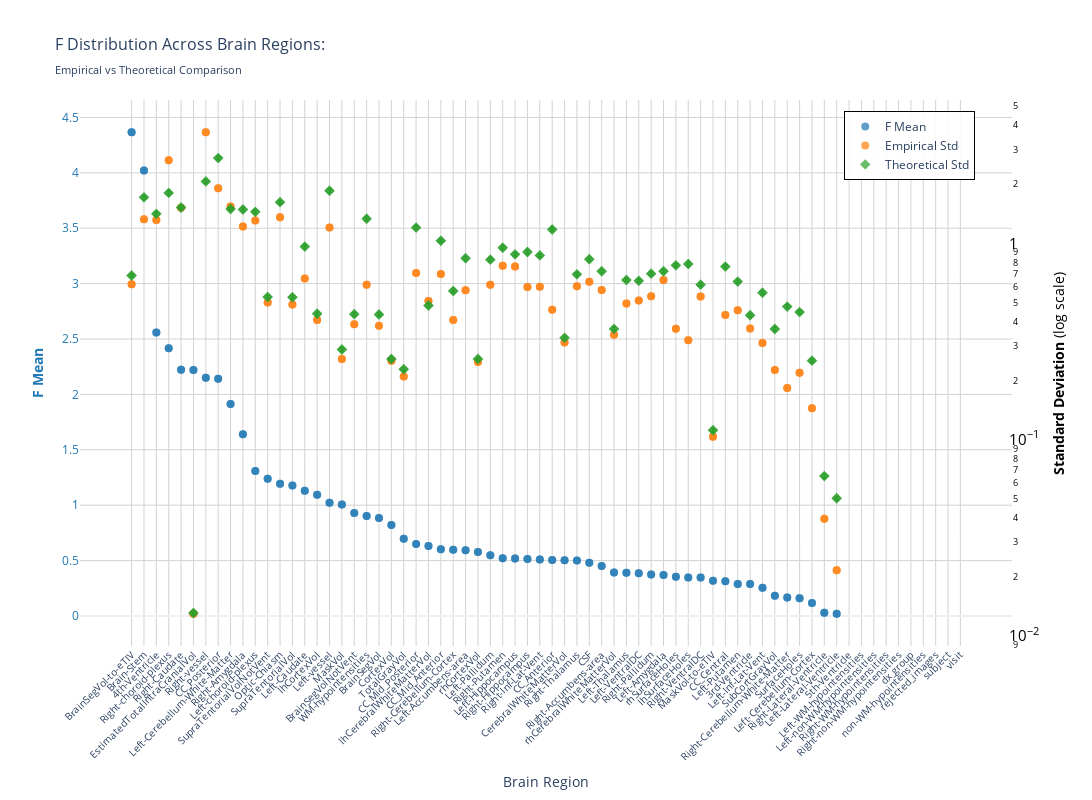
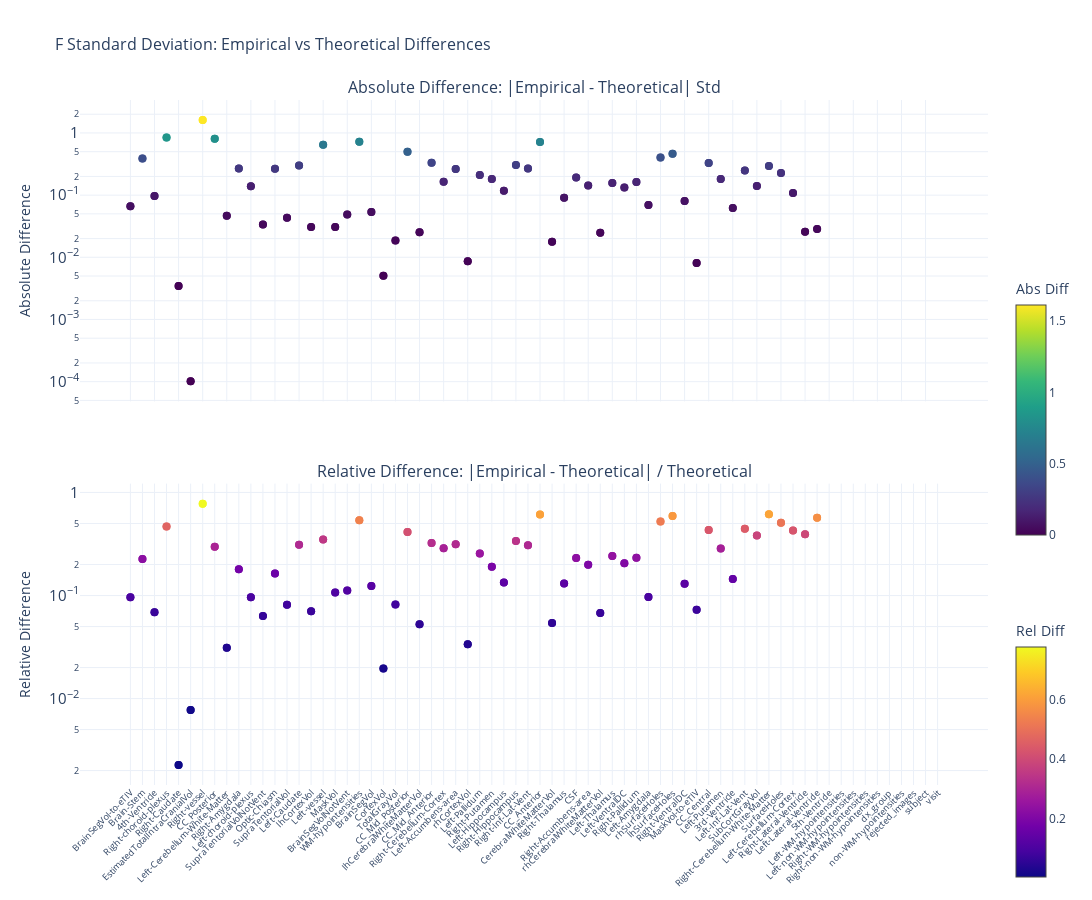

These figures' notebook cell, in order:
### Markdown cell above
### F-statistic

### Code cell
nu_nav = df_navr[(df_navr["study"] == "longitudinal") & (df_navr["group"] == "HC-PD")]
data_path = stats_dir / f"ancova_longitudinal_{METRIC}.parquet"
df, stats = get_test_stats(
    data_path, stat_functions_F, nu_nav, hemisphere=False, study="longitudinal"
)
show_figure(stats, hemisphere=False, stat_name="F", study="longitudinal", metric=METRIC)

### Figure 1 — Plotly figure (JSON) as saved in the notebook; plotly's stock layout.template omitted (floating-point values rounded to 4 significant figures; data arrays with more than 128 entries replaced by an {"elided": "..."} marker saying what was removed)
{"data": [{"hovertemplate": "<b>%{x}</b><br>Mean F: %{y:.2f}<br><extra></extra>", "marker": {"color": "#1f77b4", "opacity": 0.7, "size": 8}, "mode": "markers", "name": "F Mean", "type": "scatter", "x": {"elided": "132 str values"}, "y": {"elided": "132 float values"}, "yaxis": "y"}, {"hovertemplate": "<b>%{x}</b><br>Empirical Std: %{y:.3f}<br><extra></extra>", "marker": {"color": "#ff7f0e", "opacity": 0.7, "size": 8, "symbol": "circle"}, "mode": "markers", "name": "Empirical Std", "type": "scatter", "x": {"elided": "132 str values"}, "y": {"elided": "132 float values"}, "yaxis": "y2"}, {"error_y": {"array": {"elided": "132 float values"}, "arrayminus": {"elided": "132 float values"}, "color": "#2ca02c", "thickness": 1, "type": "data", "visible": true, "width": 2}, "hovertemplate": "<b>%{x}</b><br>Theoretical Std: %{y:.3f}<br><extra></extra>", "marker": {"color": "#2ca02c", "opacity": 0.7, "size": 8, "symbol": "diamond"}, "mode": "markers", "name": "Theoretical Std", "type": "scatter", "x": {"elided": "132 str values"}, "y": {"elided": "132 float values"}, "yaxis": "y2"}], "layout": {"height": 800, "hovermode": "x", "legend": {"bgcolor": "rgba(255, 255, 255, 0.9)", "bordercolor": "black", "borderwidth": 1, "font": {"size": 12}, "orientation": "v", "x": 0.82, "y": 0.98}, "title": {"font": {"size": 16}, "text": "F Distribution Across Brain Regions:<br><sub>Empirical vs Theoretical Comparison</sub>"}, "width": 1400, "xaxis": {"gridcolor": "lightgray", "showgrid": true, "tickangle": -45, "tickfont": {"size": 10}, "title": {"text": "Brain Region"}}, "yaxis": {"gridcolor": "lightgray", "showgrid": true, "side": "left", "tickfont": {"color": "#1f77b4"}, "title": {"font": {"color": "#1f77b4"}, "text": "<b>F Mean</b>"}}, "yaxis2": {"exponentformat": "power", "overlaying": "y", "showgrid": false, "side": "right", "tickfont": {"color": "black"}, "title": {"font": {"color": "black"}, "text": "<b>Standard Deviation</b> (log scale)"}, "type": "log"}}}

### Figure 2 — Plotly figure (JSON) as saved in the notebook; plotly's stock layout.template omitted (floating-point values rounded to 4 significant figures; data arrays with more than 128 entries replaced by an {"elided": "..."} marker saying what was removed)
{"data": [{"hovertemplate": "<b>%{x}</b><br>Abs Diff: %{y:.4f}<br><extra></extra>", "marker": {"color": {"elided": "132 float values"}, "colorbar": {"len": 0.4, "title": {"text": "Abs Diff"}, "y": 0.75, "yanchor": "top"}, "colorscale": [[0, "#440154"], [0.1111, "#482878"], [0.2222, "#3e4989"], [0.3333, "#31688e"], [0.4444, "#26828e"], [0.5556, "#1f9e89"], [0.6667, "#35b779"], [0.7778, "#6ece58"], [0.8889, "#b5de2b"], [1, "#fde725"]], "showscale": true, "size": 8}, "mode": "markers", "name": "Absolute", "type": "scatter", "x": {"elided": "132 str values"}, "xaxis": "x", "y": {"elided": "132 float values"}, "yaxis": "y"}, {"hovertemplate": "<b>%{x}</b><br>Rel Diff: %{y:.2%}<br><extra></extra>", "marker": {"color": {"elided": "132 float values"}, "colorbar": {"len": 0.4, "title": {"text": "Rel Diff"}, "y": 0.25, "yanchor": "top"}, "colorscale": [[0, "#0d0887"], [0.1111, "#46039f"], [0.2222, "#7201a8"], [0.3333, "#9c179e"], [0.4444, "#bd3786"], [0.5556, "#d8576b"], [0.6667, "#ed7953"], [0.7778, "#fb9f3a"], [0.8889, "#fdca26"], [1, "#f0f921"]], "showscale": true, "size": 8}, "mode": "markers", "name": "Relative", "type": "scatter", "x": {"elided": "132 str values"}, "xaxis": "x2", "y": {"elided": "132 float values"}, "yaxis": "y2"}], "layout": {"annotations": [{"font": {"size": 16}, "showarrow": false, "text": "Absolute Difference: |Empirical - Theoretical| Std", "x": 0.5, "xanchor": "center", "xref": "paper", "y": 1, "yanchor": "bottom", "yref": "paper"}, {"font": {"size": 16}, "showarrow": false, "text": "Relative Difference: |Empirical - Theoretical| / Theoretical", "x": 0.5, "xanchor": "center", "xref": "paper", "y": 0.44, "yanchor": "bottom", "yref": "paper"}], "height": 900, "hovermode": "x unified", "showlegend": false, "title": {"font": {"size": 16}, "text": "F Standard Deviation: Empirical vs Theoretical Differences"}, "width": 1400, "xaxis": {"anchor": "y", "domain": [0, 1], "showticklabels": false}, "xaxis2": {"anchor": "y2", "domain": [0, 1], "tickangle": -45, "tickfont": {"size": 9}}, "yaxis": {"anchor": "x", "domain": [0.56, 1], "exponentformat": "power", "title": {"text": "Absolute Difference"}, "type": "log"}, "yaxis2": {"anchor": "x2", "domain": [0, 0.44], "exponentformat": "power", "title": {"text": "Relative Difference"}, "type": "log"}}}
